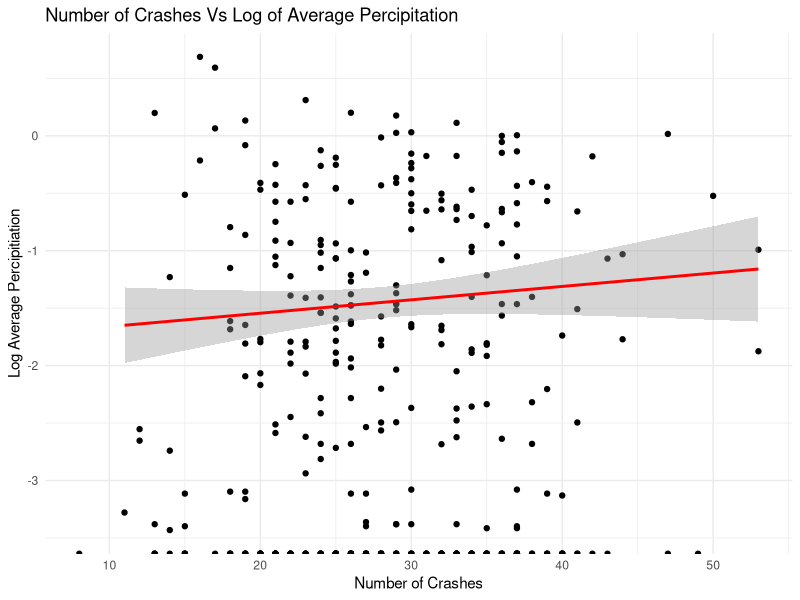
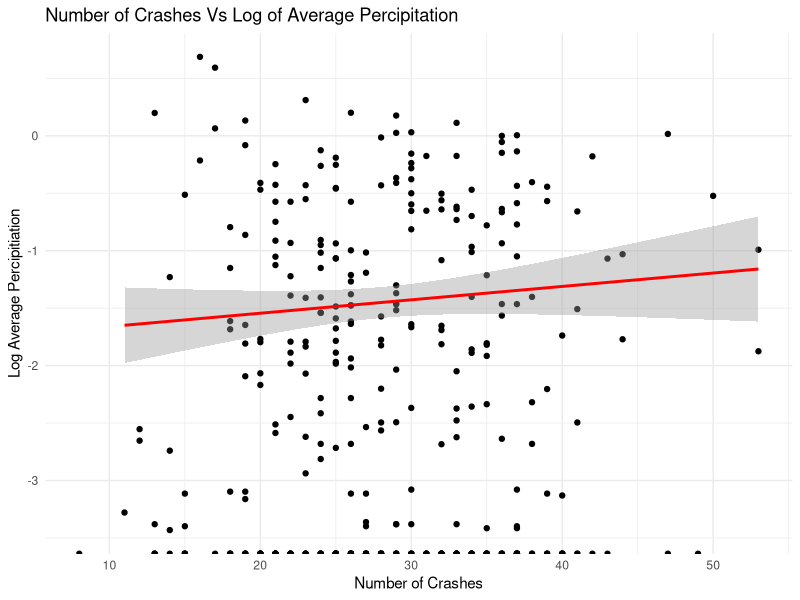

These figures' R source, in order:
## ---- chunk 1
library(tidyverse)
library(dplyr)
## ---- chunk 2
#upload crash data then create new dataset which is just the number of crashes for a given day
setwd("~/Data205/Data-205-Capstone-Paul-Hanscom/data/external")
Crash <- read.csv("CleanedCrashData.csv")
Crash_Count <- Crash |>
  count(date, name = "count") 

#upload weather data then create new dataset of daily precipitation averages
setwd("~/Data205/Data-205-Capstone-Paul-Hanscom/data/processed")
Weather <- read.csv("CleanedWeatherData.csv")
Avg_Prcp <- Weather |>
  group_by(date) |>
  summarise(avg_prcp = mean(totalprcp)) |> 
  ungroup()   

#merge two new datasets based on date.
Crash_Prcp <- merge(Crash_Count, Avg_Prcp, by = "date")
## ---- chunk 3
# graph average precipitation vs number of crashes
p1 <- ggplot(Crash_Prcp, aes(x = count,y = log10(avg_prcp)))+
  geom_point()+
  geom_smooth(method = "lm", se = TRUE, color = "red", linetype = "solid")+
  labs(
    title = "Number of Crashes Vs Log of Average Percipitation",
    x = "Number of Crashes",
    y = "Log Average Percipitiation"
  ) +
  theme_minimal()
p1
#save graph to github
setwd("~/Data205/Data-205-Capstone-Paul-Hanscom/analysis/images")
ggsave("AvgPrcp_vs_NumCrashes.png", plot = p1, width = 8, height = 6)
## ---- chunk 4
#Conduct correlation test
result <- cor.test(Crash_Prcp$count, Crash_Prcp$avg_prcp)

print(result)
